Frame 1 (no input): blank canvas, image omitted
Frame 60 (no input): blank canvas, image omitted
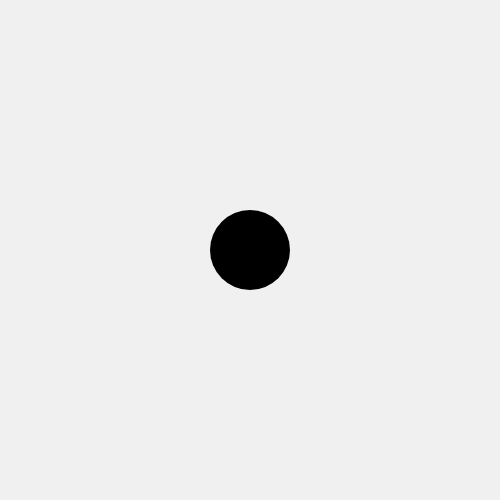
Frame 120 (the mouse pressed at the canvas centre since frame 60)

The p5.js sketch whose frames 1 and 60 were blank and that drew this single picture after the mouse press (run headless with seeded random() and noise() and a simulated clock; from frame 60 on, the mouse is pressed at the canvas centre):

// p5.js sketch
// ── sketch.js
// Description and date

class Crawler {
	constructor(x, y, px, py) {
		this.x = x;
		this.y = y;
		this.vx = x - px;
		this.vy = y - py;
	}
  update() {
		this.x += this.vx;
		this.y += this.vy;
	}
	draw() {
		fill(0);
		circle(this.x, this.y, 80);
			if (this.x < 0 || this.x > width) {
				this.vx *= -1;
			}
			if (this.y < 0 || this.y > height) {
				this.vy *= -1;
			}
	}
}

let crawlers = [];
let crawlerCount = 0;

function setup() {
	createCanvas(500, 500);
	noStroke();
}

function draw() {
  // put drawing code here
	background(240);
	for (let crawler of crawlers){
		crawler.update();
		crawler.draw();
	}
}

function mousePressed(){
	crawlers[crawlerCount] = new Crawler(mouseX, mouseY, pmouseX, pmouseY);
	crawlerCount++;
	console.log('ok');
}
